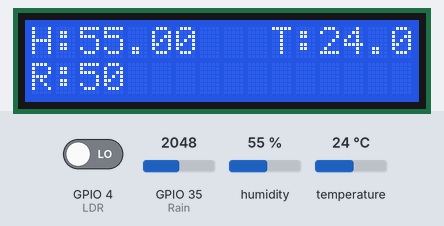
Simulated run of this sketch. Board: ESP32. Parts: 16×2 character LCD. The inputs (shaded band) are chosen by the test bench; at power-on: GPIO 35 (Rain) = 2048, humidity 55 %, temperature 24 °C, GPIO 4 (LDR) LOW (analog values on the 0–4095 scale). WiFi joins after 1.5 s; servers stay silent unless stated; what the sketch prints to the serial monitor is not drawn.

Above: at 7.0 s.
7.1 s: GPIO 35 (Rain) set to 2866
At 8.1 s:
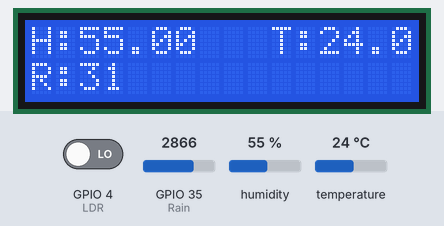
8.6 s: humidity set to 22 %
At 10.3 s:
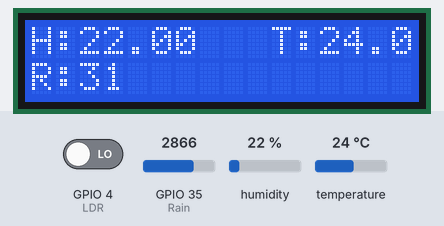
11.4 s: temperature set to 12 °C
At 12.8 s:
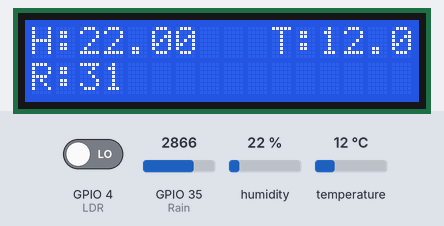
13.5 s: GPIO 35 (Rain) set to 3603
At 14.5 s:
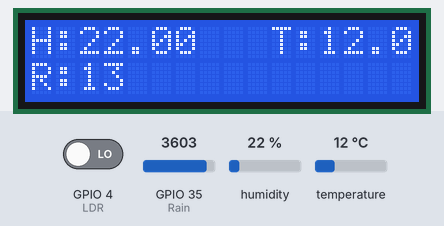
15.0 s: humidity set to 40 %
At 16.4 s:
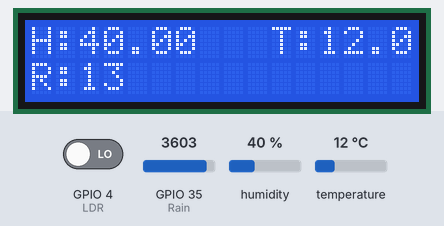
17.5 s: GPIO 35 (Rain) set to 4095
At 18.2 s:
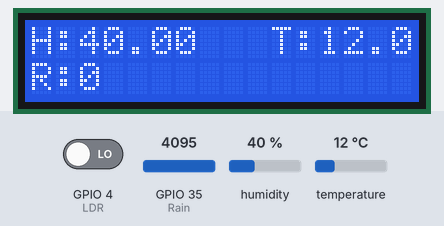
Timing chart, 0 to 20.0 s (numbered marks = the images above; inputs shaded):
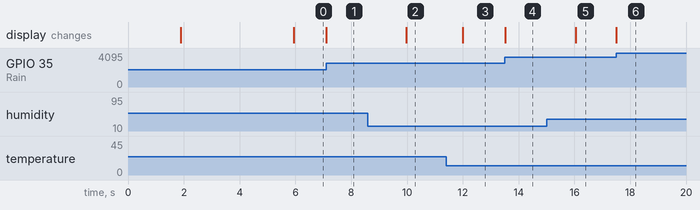

Measured:
- after the input at 7.1 s, the display: changes at once (image 1)
- after the input at 8.6 s, the display: changes after 1.4 s (image 2)
- after the input at 11.4 s, the display: changes after 0.60 s (image 3)
- after the input at 13.5 s, the display: changes at once (image 4)
- after the input at 15.0 s, the display: changes after 1.1 s (image 5)
- after the input at 17.5 s, the display: changes at once (image 6)

The sketch:

Weather_Monitoring.ino
```cpp
#define BLYNK_TEMPLATE_ID "TMPL6w9tSvxII"
#define BLYNK_TEMPLATE_NAME "báo hiệu thời tiết"
#define BLYNK_AUTH_TOKEN "XmUVs7LU_v0cocjdoMf-3vkiBre-VSDO"

#include <Arduino.h>
#include <LiquidCrystal_I2C.h>
#include <WiFi.h>
#include <Wire.h>
#include <WiFiClient.h>
#include <BlynkSimpleEsp32.h>
#include <DHT.h>

// Thông tin kết nối WiFi và Blynk
char auth[] = BLYNK_AUTH_TOKEN;
char ssid[] = "2.4Ghz MK";
char pass[] = "77777777";

// Định nghĩa các chân kết nối cảm biến
#define LDR   4
#define TH    5
#define Rain  35

// Biến toàn cục
double T, P;
char status;

// Khai báo LCD I2C: địa chỉ 0x27, 16 cột, 2 dòng
LiquidCrystal_I2C lcd(0x27, 16, 2);

// Khởi tạo Blynk timer
BlynkTimer timer;

// Khởi tạo đối tượng DHT
DHT dht(TH, DHT11);

void setup() {
  Serial.begin(115200);
  Blynk.begin(auth, ssid, pass);

  dht.begin();
  lcd.init();
  lcd.backlight();

  pinMode(LDR, INPUT);
  pinMode(Rain, INPUT);
  analogReadResolution(12);

  lcd.setCursor(0, 0);
  lcd.print("weather.....");
  lcd.setCursor(4, 1);
  lcd.print("system");
  delay(4000);
  lcd.clear();
}

void DHT11sensor() {
  float h = dht.readHumidity();
  float t = dht.readTemperature();

  if (isnan(h) || isnan(t)) {
    Serial.println("không đọc được dữ liệu");
    return;
  }

  Blynk.virtualWrite(V0, t);
  Blynk.virtualWrite(V2, h);

  lcd.setCursor(10, 0);
  lcd.print("T:");
  lcd.print(t);

  lcd.setCursor(0, 0);
  lcd.print("H:");
  lcd.print(h);
}
void rainSensor() {
  int Rvalue = analogRead(Rain);
  Rvalue = map(Rvalue, 0, 4095, 0, 100);
  Rvalue = (Rvalue - 100) * -1;

  Blynk.virtualWrite(V1, Rvalue);

  lcd.setCursor(0, 1);
  lcd.print("R:");
  lcd.print(Rvalue);
  lcd.print(" ");

  Serial.println(Rvalue);
}

void LDRsensor() {
  bool value = digitalRead(LDR);

  WidgetLED LED(V3);

  if (value == 1) {
    LED.on();
  } else {
    LED.off();
  }
}

void loop() {
  DHT11sensor();
  rainSensor();
  LDRsensor();
  Blynk.run();
}
```
